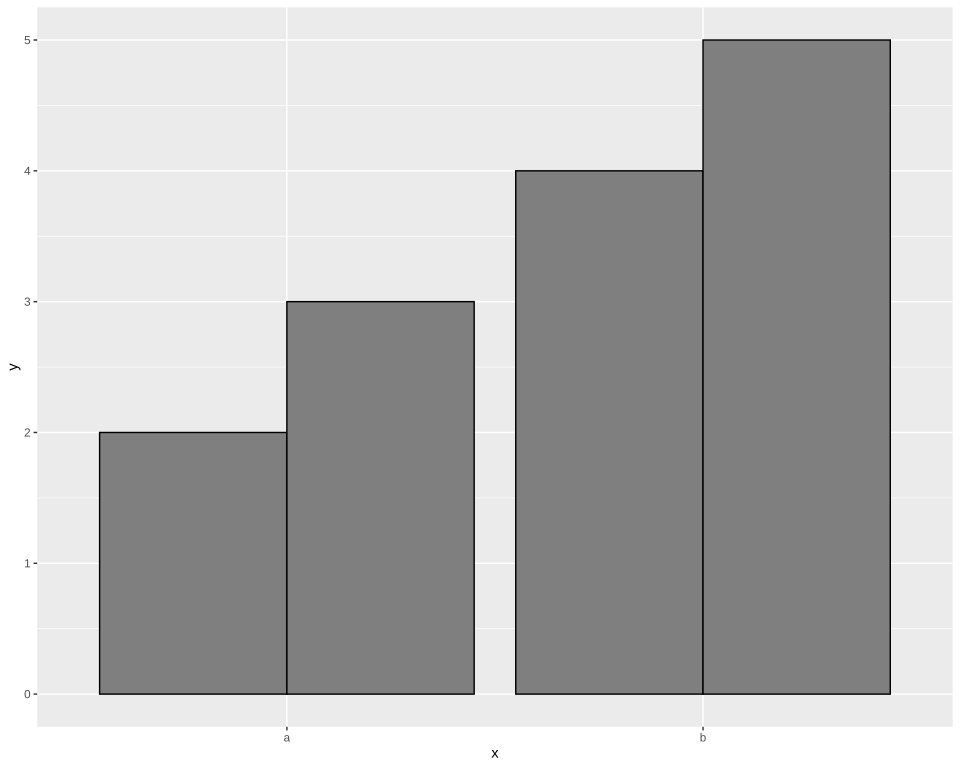

Reproduce this figure in R.
# The plot test/golden/col_fill_colour.svg draws, drawn by ggplot2 itself, as ggplot2's own visual
# tests draw their snapshots: the independent check on that golden whenever it changes. The suite
# never runs this; it needs R, ggplot2 and vdiffr, saved as the Docker image giggly-r:ggplot2-4.0.3.
# From the repository's root:
#
#   docker run --rm -v "$PWD/test/golden":/golden:ro giggly-r:ggplot2-4.0.3 \
#     Rscript /golden/col_fill_colour.R > col_fill_colour.ggplot2.svg
#
# and compare the two drawings element by element, as test/golden/point.R describes.
#
# position_dodge's reference page's example of columns dodged by group, filled in a fixed colour
# and bordered in another: R's grey50, which CSS has no name for, so Giggly's plot writes its hex,
# #7F7F7F, and black. First checked with ggplot2 4.0.3 and vdiffr 1.0.9: every element and clip
# path matches but svglite's around the whole drawing, and the one departure is
# test/golden/point.R's, the x axis drawn before the y.

library(ggplot2)

df <- data.frame(
  x = c("a", "a", "b", "b"),
  y = 2:5,
  g = rep(1:2, 2)
)
plot <- ggplot(df, aes(x, y, group = g)) +
  geom_col(position = "dodge", fill = "grey50", colour = "black") +
  theme_gray()

file <- tempfile(fileext = ".svg")
vdiffr::write_svg(plot, file)
cat(readLines(file), sep = "\n")
